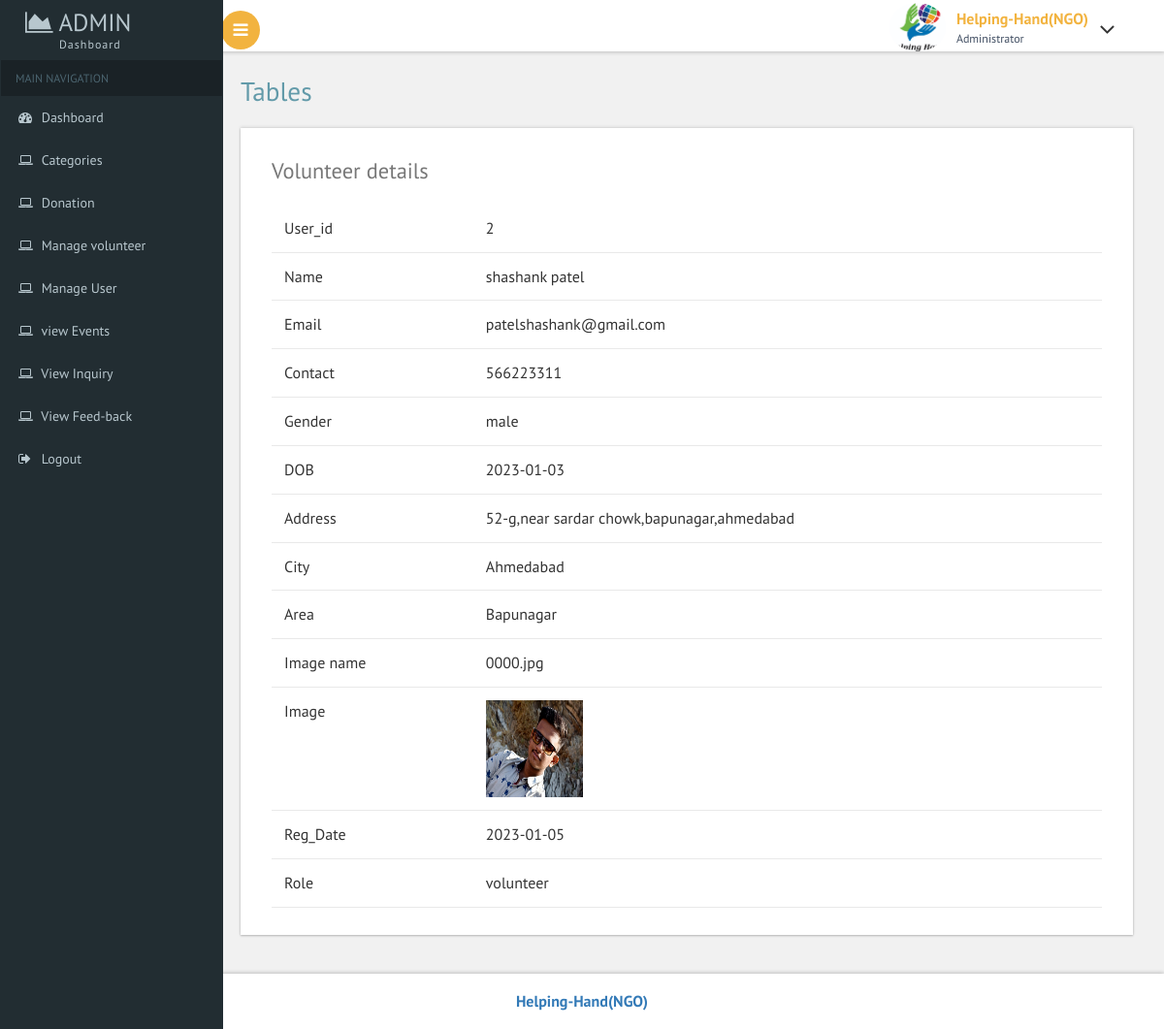
/admin/more_v.php?moreid=2 (signed in), run on the app's committed database.
### tables this page shows
CREATE TABLE `user` (
  `user_id` int(11) NOT NULL,
  `name` varchar(20) NOT NULL,
  `email` varchar(100) NOT NULL,
  `contact` bigint(10) NOT NULL,
  `gender` varchar(10) NOT NULL,
  `dob` date NOT NULL,
  `address` text NOT NULL,
  `city_id` int(11) NOT NULL,
  `area_id` int(11) NOT NULL,
  `image` text NOT NULL,
  `reg_date` date NOT NULL,
  `password` varchar(50) NOT NULL,
  `role_id` int(11) NOT NULL
);

CREATE TABLE `city` (
  `city_id` int(12) NOT NULL,
  `city_name` varchar(20) NOT NULL,
  `state_id` int(12) NOT NULL
);

CREATE TABLE `area` (
  `area_id` int(12) NOT NULL,
  `area_name` varchar(20) NOT NULL,
  `city_id` int(12) NOT NULL
);

CREATE TABLE `role` (
  `role_id` int(12) NOT NULL,
  `role_name` varchar(20) NOT NULL
);

### admin/more_v.php (the view, shortened to what this page needs)
<?php
include 'common/connect.php';
$id=$_GET['moreid'];
$result1 = $obj->query("select * from user where user_id='$id'");
$row1 = $result1->fetch_object();
$city_id = $row1->city_id;
$city = $obj->query("select * from city where city_id=$city_id");
$row_city = $city->fetch_object();
$area_id = $row1->area_id;
$area = $obj->query("select * from area where area_id=$area_id");
$row_area = $area->fetch_object();
$role_id = $row1->role_id;
$role = $obj->query("select * from role where role_id=$role_id");
$row_role = $role->fetch_object();
?>
<!DOCTYPE HTML>
<html>
<head>
<link href="css/bootstrap.css" rel='stylesheet' type='text/css' />
<link href="css/style.css" rel='stylesheet' type='text/css' />
<link href="css/font-awesome.css" rel="stylesheet">
 <link href='css/SidebarNav.min.css' media='all' rel='stylesheet' type='text/css'/>
<link href="css/custom.css" rel="stylesheet">
</head>
<body class="cbp-spmenu-push">
	<div class="main-content">
	<div class="cbp-spmenu cbp-spmenu-vertical cbp-spmenu-left" id="cbp-spmenu-s1">
		<?php include 'common/sidebar.php' ?>
	</div>
		<?php include 'common/header.php' ?>
		<div id="page-wrapper">
			<div class="main-page">
				<div class="tables">
					<h2 class="title1">Tables</h2>
					<div class="panel-body widget-shadow">
						<h4>Volunteer details </h4>
						<table class="table" align="center">
							<thead>
								<tr>
								  <td>User_id</td>
								  <td><?php echo $row1->user_id; ?></td>
								</tr>
								<tr>
								  <td>Name</td>
								  <td><?php echo $row1->name; ?></td>
								</tr>
								<tr>
								  <td>Email</td>
								  <td><?php echo $row1->email; ?></td>
								</tr>
								<tr>
									<td>Contact</td>
									<td><?php echo $row1->contact; ?></td>
								</tr>
								<tr>
									<td>Gender</td>
									<td><?php echo $row1->gender; ?></td>
								</tr>
								<tr>
									<td>DOB</td>
									<td><?php echo $row1->dob; ?></td>
								</tr>
								<tr>
									<td>Address</td>
									<td><?php echo $row1->address; ?></td>
								</tr>
								<tr>
									<td>City </td>
									<td><?php echo $row_city->city_name; ?></td>
								</tr>
								<tr>
									<td>Area </td>
									<td><?php echo $row_area->area_name; ?></td>
								</tr>
								<tr>
									<td>Image name</td>
									<td><?php echo $row1->image; ?></td>
								</tr>
								<tr>
									<td>Image</td>
									<td><img src="../user1/upload/<?php echo $row1->image; ?>" height="100" width="100"></td>
								</tr>
								<tr>
									<td>Reg_Date</td>
									<td><?php echo $row1->reg_date; ?></td>
								</tr>
								<tr>
									<td>Role</td>
									<td><?php echo $row_role->role_name; ?></td>
								</tr>
							</thead>
						</table>
					</div>
				</div>
			</div>
		</div>
		<?php include 'common/footr.php' ?>
	</div>
</body>
</html>

### admin/css/custom.css (style rules this page uses)
#page-wrapper { padding:5em 2em 2.5em; background-color: #F1F1F1; }

### data on the page
user: user_id "2", name "shashank patel", email "patelshashank@gmail.com", contact "566223311", gender "male", dob "2023-01-03", address "52-g,near sardar chowk,bapunagar,ahmedabad", image "0000.jpg", image (picture), reg_date "2023-01-05"
city: city_name "Ahmedabad"
area: area_name "Bapunagar"
role: role_name "volunteer"
